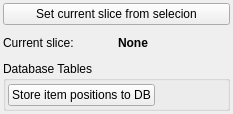
<?xml version="1.0" encoding="UTF-8"?>
<ui version="4.0">
 <class>Form</class>
 <widget class="QWidget" name="Form">
  <property name="geometry">
   <rect>
    <x>0</x>
    <y>0</y>
    <width>233</width>
    <height>114</height>
   </rect>
  </property>
  <property name="windowTitle">
   <string>Form</string>
  </property>
  <layout class="QGridLayout" name="gridLayout">
   <property name="margin">
    <number>3</number>
   </property>
   <property name="spacing">
    <number>3</number>
   </property>
   <item row="0" column="0" colspan="2">
    <widget class="QPushButton" name="setSliceBtn">
     <property name="text">
      <string>Set current slice from selecion</string>
     </property>
    </widget>
   </item>
   <item row="1" column="0">
    <widget class="QLabel" name="label_2">
     <property name="text">
      <string>Current slice:</string>
     </property>
    </widget>
   </item>
   <item row="1" column="1">
    <widget class="QLabel" name="sliceLabel">
     <property name="font">
      <font>
       <weight>75</weight>
       <bold>true</bold>
      </font>
     </property>
     <property name="text">
      <string>None</string>
     </property>
    </widget>
   </item>
   <item row="2" column="0" colspan="2">
    <widget class="QGroupBox" name="groupBox">
     <property name="title">
      <string>Database Tables</string>
     </property>
     <layout class="QGridLayout" name="gridLayout_3">
      <property name="margin">
       <number>2</number>
      </property>
      <property name="spacing">
       <number>1</number>
      </property>
      <item row="0" column="0" colspan="3">
       <widget class="DatabaseGui" name="dbWidget" native="true"/>
      </item>
      <item row="1" column="0">
       <widget class="FeedbackButton" name="storeBtn">
        <property name="text">
         <string>Store item positions to DB</string>
        </property>
       </widget>
      </item>
      <item row="1" column="2">
       <spacer name="horizontalSpacer">
        <property name="orientation">
         <enum>Qt::Horizontal</enum>
        </property>
        <property name="sizeHint" stdset="0">
         <size>
          <width>40</width>
          <height>20</height>
         </size>
        </property>
       </spacer>
      </item>
     </layout>
    </widget>
   </item>
  </layout>
 </widget>
 <customwidgets>
  <customwidget>
   <class>DatabaseGui</class>
   <extends>QWidget</extends>
   <header>acq4.util.DatabaseGui</header>
   <container>1</container>
  </customwidget>
  <customwidget>
   <class>FeedbackButton</class>
   <extends>QPushButton</extends>
   <header>acq4.pyqtgraph.widgets.FeedbackButton</header>
  </customwidget>
 </customwidgets>
 <resources/>
 <connections/>
</ui>
